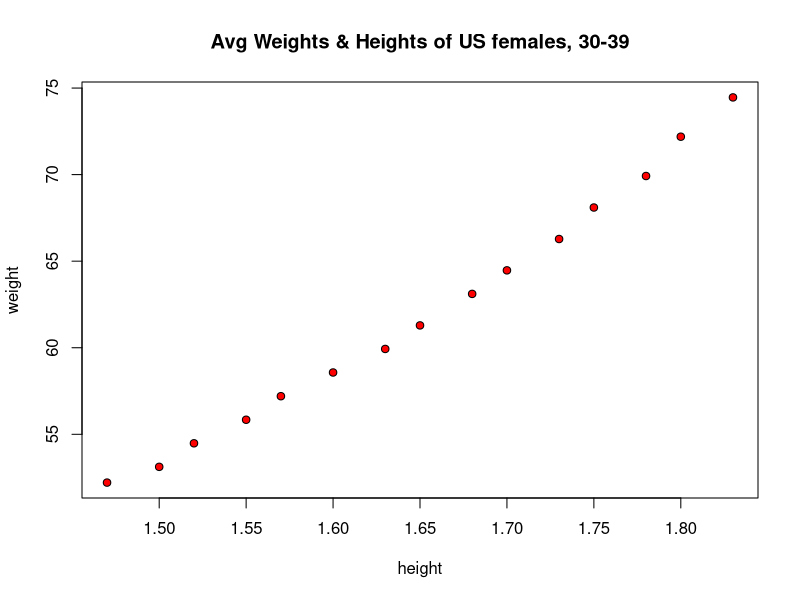
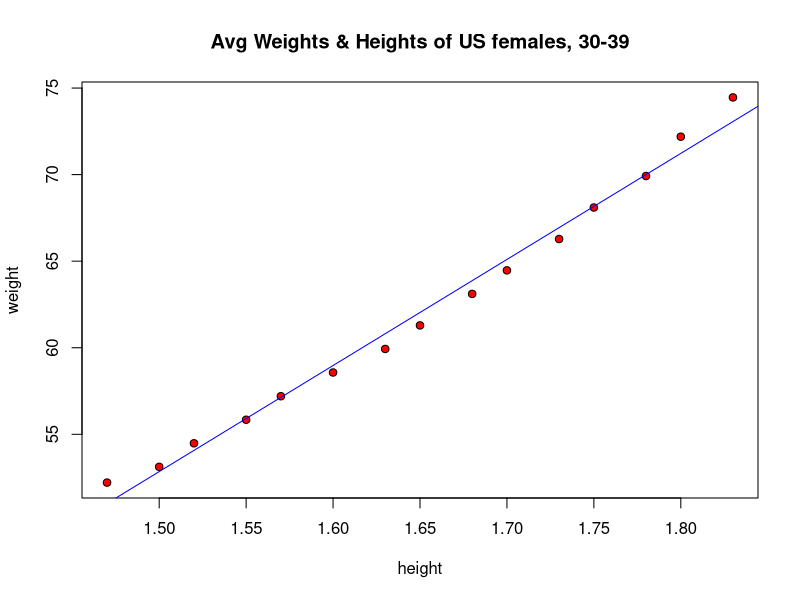
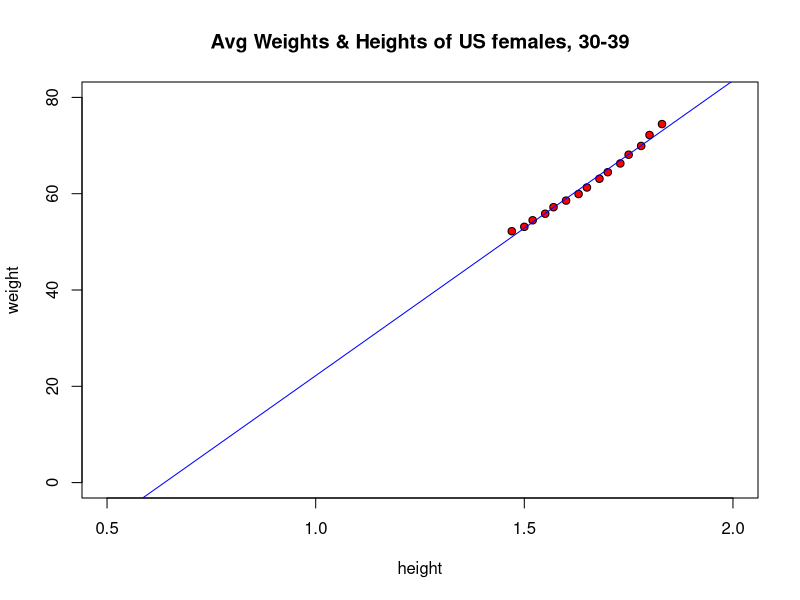

Here is the R script that generated these plots, in order:
# avg female (30-39) height & weight, US, 1975

height<-c(1.47,1.50, 1.52, 1.55, 1.57, 1.60, 1.63, 1.65, 1.68, 1.70, 1.73, 
          1.75, 1.78, 1.80, 1.83)
weight <- c(52.21, 53.12, 54.48, 55.84, 57.20, 58.57, 59.93, 61.29, 63.11, 
            64.47, 66.28, 68.10, 69.92, 72.19, 74.46)

# make a graph of the x & y dots:
png(filename="heightweight.png", 
    width=5, height=4, units="in", 
    pointsize=12, bg="white", res=300, 
    type="quartz"
    )

plot(weight~height, 
     main="Avg Weights & Heights of US females, 30-39", 
     pch=21, col="black", bg="red"
     )

dev.off()

# make a graph of the x & y dots, with regression line:
png(filename="heightweightregress.png", 
    width=5, height=4, units="in", 
    pointsize=12, bg="white", res=300, 
    type="quartz"
    )

plot(weight~height, 
     main="Avg Weights & Heights of US females, 30-39",  
     pch=21, col="black", bg="red"
     )

fit <-lm(weight~height)
abline(fit, col="blue")
dev.off()


# REgress height on weight:
lm.r=lm(weight~height)
summary(lm.r)


# make a graph of the x & y dots, with regression line:
png(filename="heightweightregressextrapolate.png", 
    width=5, 
    height=4, 
    units="in", 
    pointsize=12, 
    bg="white", 
    res=300,
#    type="windows"
    type="quartz"
)

plot(weight~height, 
     main="Avg Weights & Heights of US females, 30-39",  
     pch=21, 
     col="black", 
     bg="red",
     xlim=c(0.5,2),
     ylim=c(0,80)
     )
  fit <-lm(weight~height)
  abline(fit, col="blue")

dev.off()
